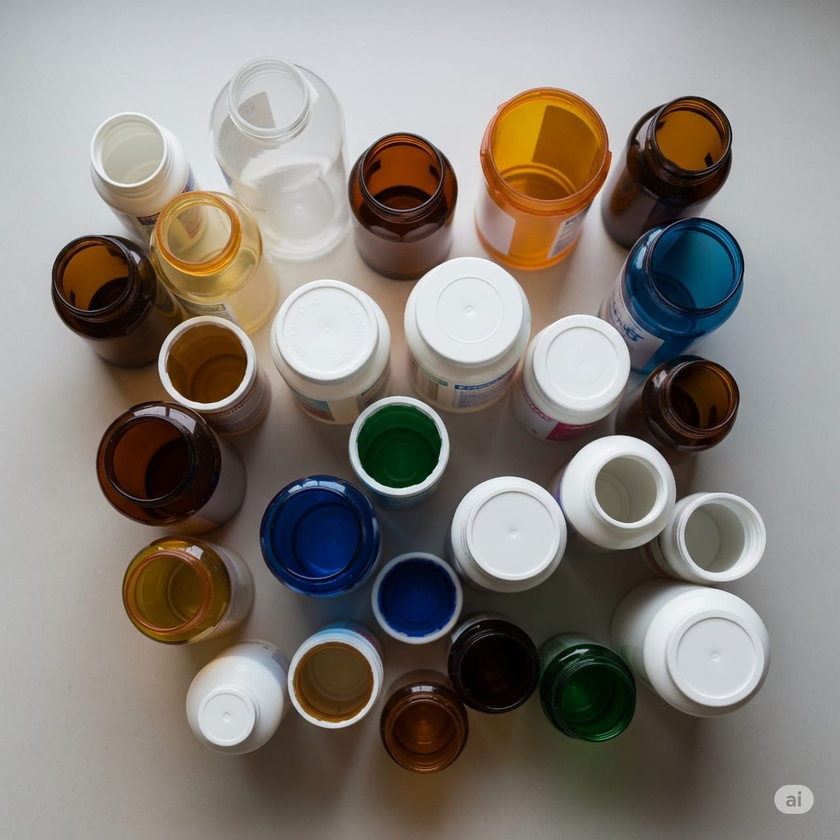
#> input picture img/top-down1.jpg, 840 x 840 px, shrunk from 1280 x 1280 before the run
$ python threshold.py
#> lines starting #> are read from the running program, lines starting #| are printed output that depends on the picture; after the words box and inside, x2 and y2 are one past the last pixel; in counts of white or black regions, pixels touching at a corner belong together
import cv2
import numpy as np
import matplotlib.pyplot as plt

# [6 lines of commented-out code are left out]
image = cv2.imread('img/top-down1.jpg')
#> image is the input picture: shape (840, 840, 3); mean B, G, R 121.6, 128, 134
# image = cv2.imread('img/white2.jpg')
# image = cv2.imread('img/white4.jpg')

gray = cv2.cvtColor(image, cv2.COLOR_BGR2GRAY)
gray = cv2.equalizeHist(gray)
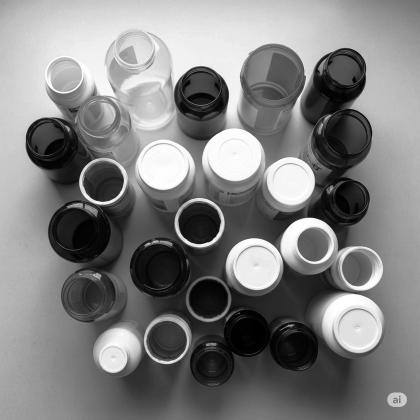
#> gray: shape (840, 840) (shown at 1/2 size); min 0, max 255, mean 128.1
blurred = cv2.GaussianBlur(gray, (5, 5), 0)
_, thresh = cv2.threshold(blurred, 0, 255, cv2.THRESH_BINARY + cv2.THRESH_OTSU)
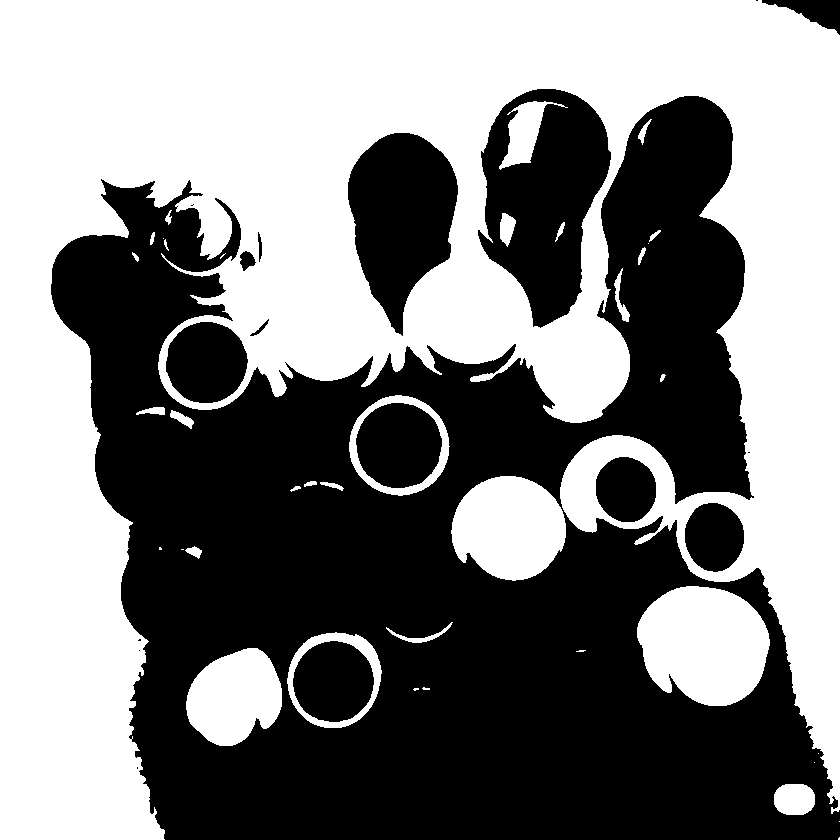
#> thresh: shape (840, 840); 50.5% white; 18 black regions (6 under 20 px), largest, box (x1, y1, x2, y2) and area: (51, 96, 840, 840) 291611, (478, 89, 611, 328) 19099, (348, 133, 458, 336) 14448

# Canny Edge Detection
edges = cv2.Canny(blurred, threshold1=0, threshold2=200)
#> edges: shape (840, 840); 3.6% white in thin lines or dots, all inside (x1, y1, x2, y2) = (51, 53, 814, 814)

# Make sure both images are binary (0 or 255)
thresh_bin = (thresh > 0).astype(np.uint8)
edges_bin = (edges > 0).astype(np.uint8)

kernel = np.ones((3, 3), np.uint8)
dilated_edges = cv2.dilate(edges, kernel, iterations=2)
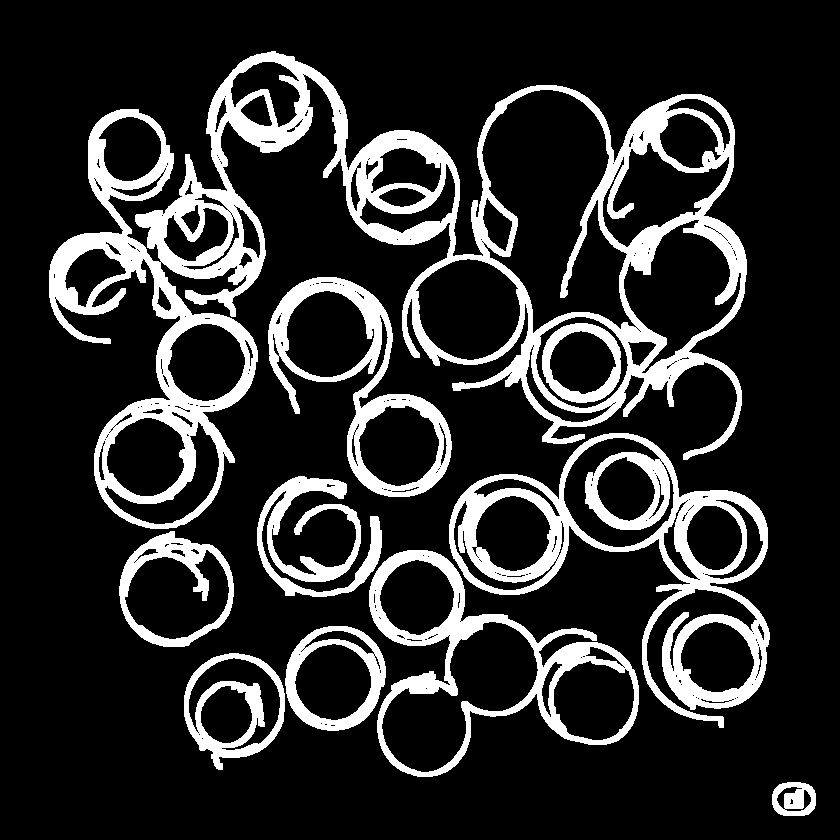
#> dilated_edges: shape (840, 840); 17.3% white; 10 white regions, largest, box (x1, y1, x2, y2) and area: (49, 51, 747, 529) 61836, (449, 433, 770, 728) 20830, (369, 550, 639, 777) 10963
dilated_edges_bin = (dilated_edges > 0).astype(np.uint8)

# XOR-like logic (invert where both are white)
# (1 if one is white and the other is black, else 0)
combined_mask = cv2.bitwise_xor(thresh_bin, dilated_edges_bin) * 255
#> combined_mask: shape (840, 840); 52.6% white; 143 black regions (87 under 20 px), largest, box (x1, y1, x2, y2) and area: (49, 51, 840, 840) 245043, (382, 622, 538, 772) 11269, (624, 220, 741, 373) 8930

# Optional: Clean small dots
combined_cleaned = cv2.morphologyEx(combined_mask, cv2.MORPH_OPEN, kernel, iterations=1)
#> combined_cleaned: shape (840, 840); 51.5% white; 108 black regions (71 under 20 px), largest, box (x1, y1, x2, y2) and area: (49, 51, 840, 840) 288037, (382, 622, 538, 772) 11269, (624, 220, 741, 373) 8930

# Closing to fill small holes
closed = cv2.morphologyEx(combined_cleaned, cv2.MORPH_CLOSE, kernel)
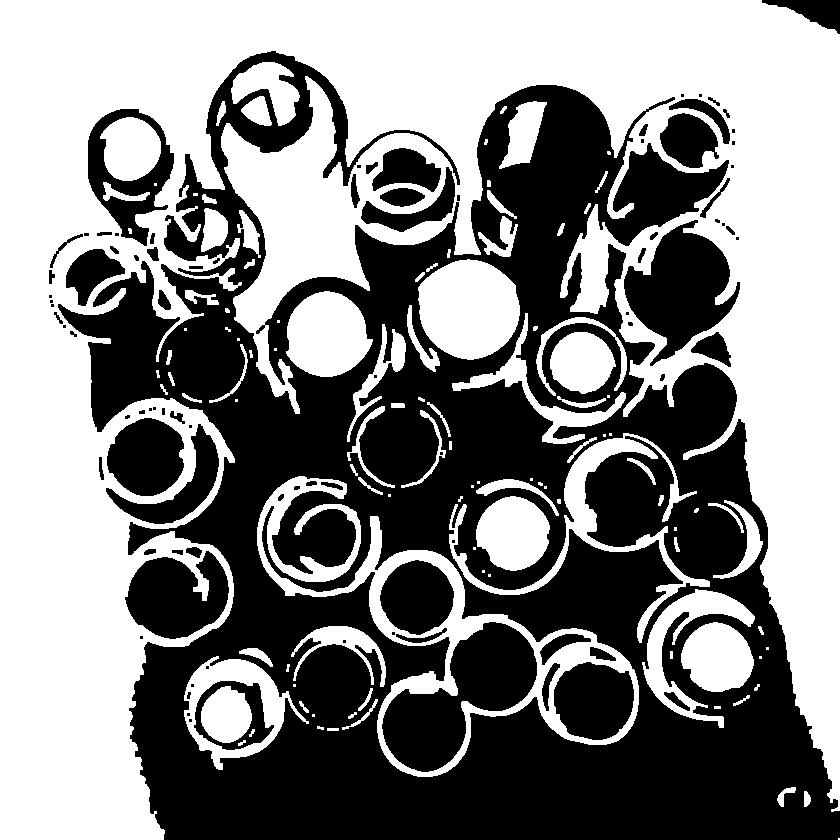
#> closed: shape (840, 840); 52% white; 90 black regions (33 under 20 px)

# Find contours
# contours, _ = cv2.findContours(closed, cv2.RETR_EXTERNAL, cv2.CHAIN_APPROX_SIMPLE)
# contours, _ = cv2.findContours(combined_mask, cv2.RETR_EXTERNAL, cv2.CHAIN_APPROX_SIMPLE)
contours, _ = cv2.findContours(dilated_edges_bin, cv2.RETR_EXTERNAL, cv2.CHAIN_APPROX_SIMPLE)
#> contours = 9 contours; largest, box (x1, y1, x2, y2) and area: (49, 51, 747, 529) 144410, (449, 433, 770, 728) 40638, (369, 550, 639, 777) 31313, (268, 277, 452, 497) 19043, (119, 531, 234, 647) 9938


# Draw results
output = image.copy()
# [5 lines of commented-out code are left out]

valid_count = 0
for i, cnt in enumerate(contours):
    area = cv2.contourArea(cnt)
    perimeter = cv2.arcLength(cnt, True)

    if perimeter == 0:
        continue  # avoid division by zero

    circularity = 4 * np.pi * (area / (perimeter * perimeter))

    # Only keep contours with area > 100 and circularity close to 1 (ideal circle)
    if area > 1000 and 0.5 < circularity < 1.2:
        valid_count += 1
        x, y, w, h = cv2.boundingRect(cnt)
        cv2.rectangle(output, (x, y), (x + w, y + h), (0, 255, 0), 2)
        cv2.putText(output, f'#{valid_count}', (x, y - 10), cv2.FONT_HERSHEY_SIMPLEX, 0.5, (36, 255, 12), 1)
#> this loop made 9 passes
#> (area, perimeter, circularity, x, y, w, h) on passes 1, 2, 3, 5: (1240.5, 132.7, 0.886, 772, 782, 44, 34), (8479, 380.9, 0.734, 184, 653, 101, 117), (8205, 341.2, 0.886, 285, 626, 101, 105), (9938, 385, 0.842, 119, 531, 115, 116)
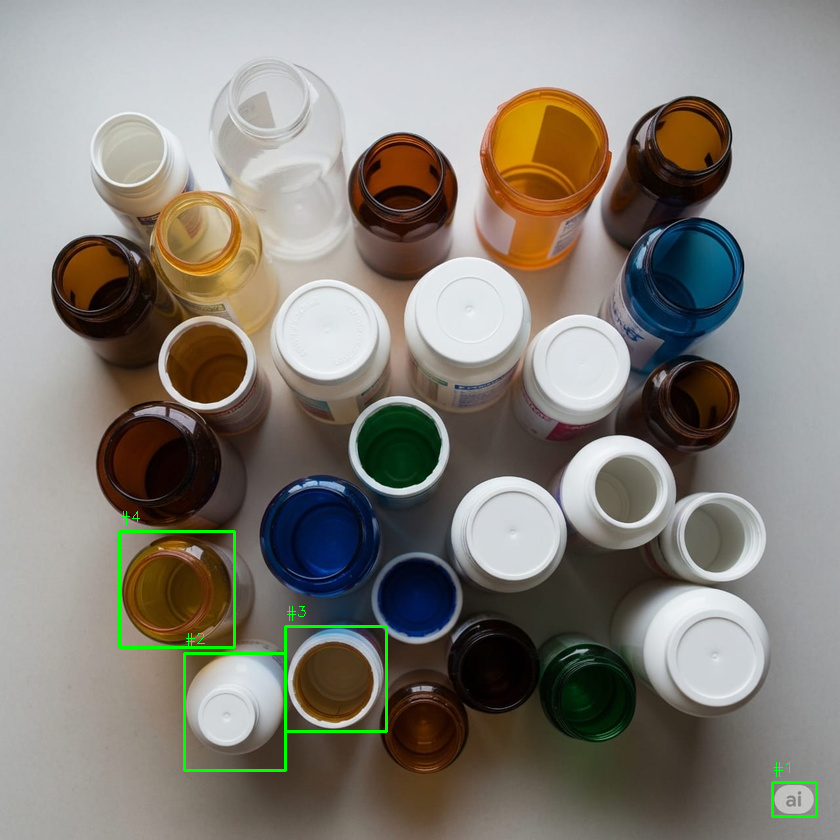
#> output: shape (840, 840, 3); 0.62% of pixels changed, all inside (x1, y1, x2, y2) = (118, 511, 818, 818)
#> after the loop, valid_count = 4

        # (x, y), radius = cv2.minEnclosingCircle(cnt)
        # center = (int(x), int(y))
        # radius = int(radius)
        # cv2.circle(output, center, radius, (0, 255, 0), 2)
        # cv2.putText(output, f'#{i+1}', (center[0] - 10, center[1] - radius - 10),
        #     cv2.FONT_HERSHEY_SIMPLEX, 0.5, (36, 255, 12), 1)

# Show all key stages
fig, axs = plt.subplots(2, 4, figsize=(22, 10))

axs[0, 0].imshow(cv2.cvtColor(image, cv2.COLOR_BGR2RGB))
axs[0, 0].set_title('Original Image')
axs[0, 0].axis('off')

axs[0, 1].imshow(thresh, cmap='gray')
axs[0, 1].set_title('Thresh Binary + Otsu')
axs[0, 1].axis('off')

axs[0, 2].imshow(edges, cmap='gray')
axs[0, 2].set_title('Canny Edges')
axs[0, 2].axis('off')

axs[0, 3].imshow(dilated_edges_bin * 255, cmap='gray')
axs[0, 3].set_title('Dilated Edges')
axs[0, 3].axis('off')

axs[1, 0].imshow(combined_mask, cmap='gray')
axs[1, 0].set_title('XOR Mask')
axs[1, 0].axis('off')

# axs[1, 1].imshow(combined_cleaned, cmap='gray')
# axs[1, 1].set_title('Cleaned Mask')
axs[1, 1].axis('off')

# axs[1, 2].imshow(closed, cmap='gray')
# axs[1, 2].set_title('Closed Final Mask')
axs[1, 2].axis('off')

axs[1, 3].imshow(cv2.cvtColor(output, cv2.COLOR_BGR2RGB))
axs[1, 3].set_title(f'Detected Containers: {valid_count}')
axs[1, 3].axis('off')

# Hide last empty subplot
# axs[1, 3].axis('off')

plt.tight_layout()
plt.show()
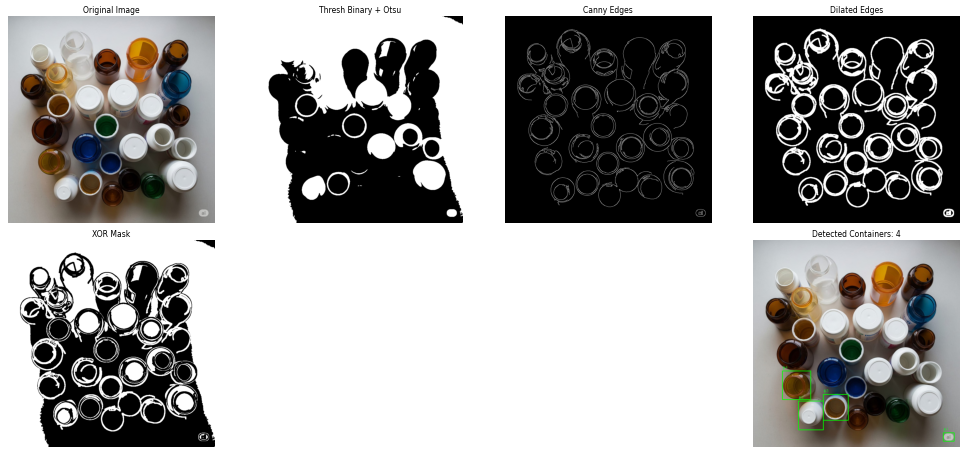
#> figure drawn by matplotlib, 6 panels

$ run again, with img/black3.jpg copied over img/top-down1.jpg
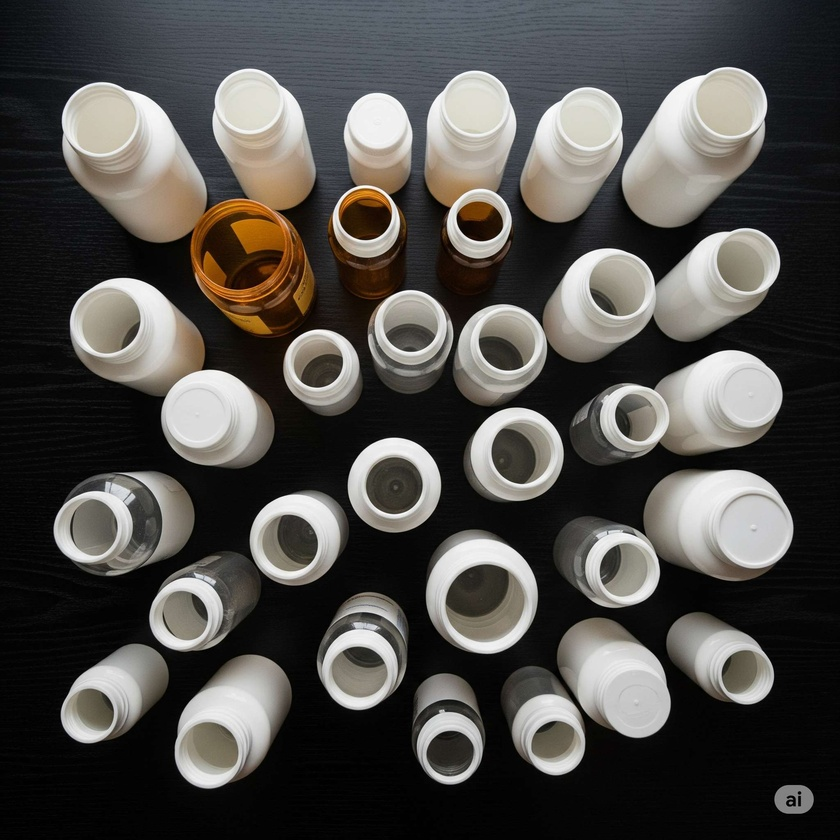
#> input picture img/black3.jpg, 840 x 840 px, shrunk from 2048 x 2048 before the run
#> image is the input picture: shape (840, 840, 3); mean B, G, R 73.7, 77, 79.2
#> `_, thresh = cv2.threshold(blurred, 0, 255, cv2.THRESH_BINARY + cv2.THR..`:
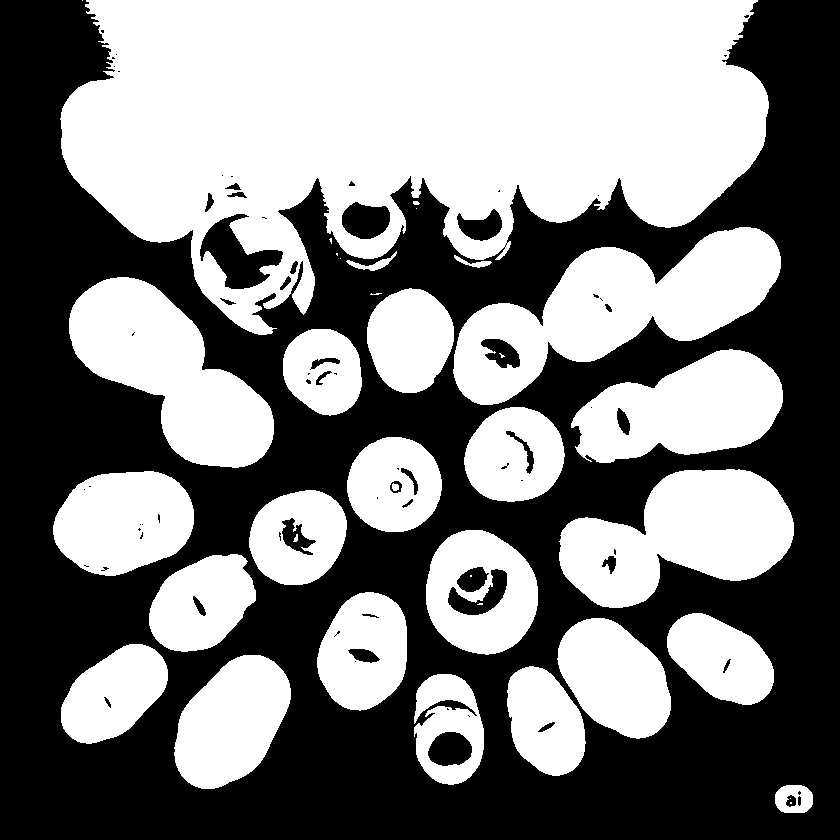
#> thresh: shape (840, 840); 49.6% white; 37 white regions (11 under 20 px), largest, box (x1, y1, x2, y2) and area: (60, 0, 769, 335) 152523, (453, 227, 781, 405) 26189, (69, 277, 274, 468) 20219
#> edges: shape (840, 840); 3.6% white in thin lines or dots, all inside (x1, y1, x2, y2) = (0, 66, 840, 814)
#> dilated_edges: shape (840, 840); 18.1% white; 26 white regions, largest, box (x1, y1, x2, y2) and area: (365, 225, 783, 505) 19743, (0, 468, 352, 654) 18804, (59, 66, 365, 419) 15324
#> combined_mask: shape (840, 840); 43% white; 186 white regions (71 under 20 px), largest, box (x1, y1, x2, y2) and area: (59, 0, 770, 419) 72880, (64, 85, 204, 241) 13746, (624, 70, 765, 225) 13249
#> combined_cleaned: shape (840, 840); 41.3% white; 305 white regions (100 under 20 px), largest, box (x1, y1, x2, y2) and area: (85, 0, 758, 208) 65852, (65, 85, 204, 240) 13736, (625, 70, 765, 225) 13074
#> closed: shape (840, 840); 42.1% white; 184 white regions (49 under 20 px)
#> contours = 19 contours; largest, box (x1, y1, x2, y2) and area: (59, 66, 365, 419) 48495, (365, 225, 783, 505) 45093, (0, 468, 352, 654) 35682, (550, 466, 840, 611) 22807, (67, 275, 277, 471) 21808
#> the loop `for i, cnt in enumerate(contours):` made 19 passes
#> (area, perimeter, circularity, x, y, w, h) on passes 1 to 8: (1264, 134.4, 0.879, 772, 782, 44, 34), (7363.5, 331.5, 0.842, 409, 671, 79, 116), (12122, 427.4, 0.834, 172, 652, 123, 139), (8136.5, 351.7, 0.826, 58, 641, 113, 105), (18106, 614.5, 0.603, 498, 615, 175, 163), (7677.5, 342.4, 0.823, 664, 609, 113, 98), (9294, 367.7, 0.864, 314, 589, 97, 124), (11960.5, 411.7, 0.887, 423, 527, 118, 129)
#> after the loop `for i, cnt in enumerate(contours):`:
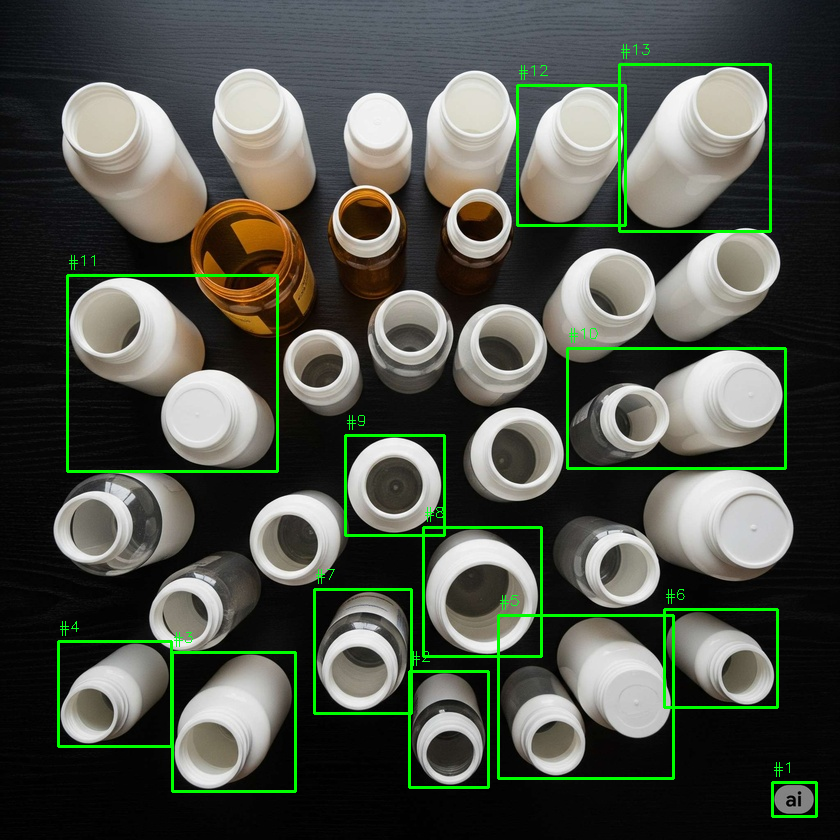
#> output: shape (840, 840, 3); 2.87% of pixels changed, all inside (x1, y1, x2, y2) = (57, 44, 818, 818)
#> after the loop `for i, cnt in enumerate(contours):`: valid_count = 13
